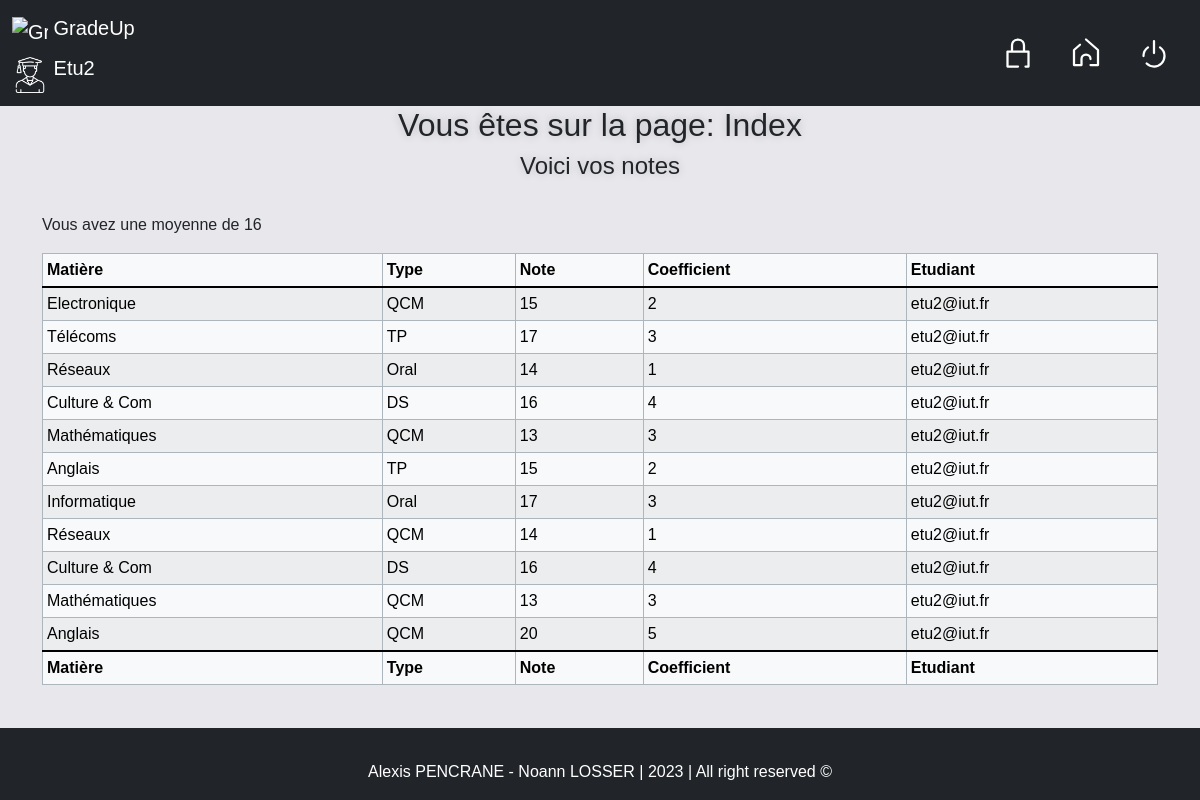
Screenshot of /index.php (signed in) with the database file from the repository.
### tables this page shows
CREATE TABLE "Comptes" (
	"login"	VARCHAR NOT NULL,
	"motdepasse"	VARCHAR NOT NULL DEFAULT 'lannion',
	"statut"	VARCHAR NOT NULL DEFAULT 'utilisateur',
	"profilepicture"	TEXT DEFAULT '/assets/profilepicture/etu.png',
	PRIMARY KEY("login"),
	CONSTRAINT "chk_statut" CHECK("statut" IN ('administrateur', 'professeur', 'utilisateur'))
);

CREATE TABLE "Matieres" (
	"NoMat"	INTEGER,
	"NomMat"	VARCHAR(20) NOT NULL CHECK("NomMat" IN ('Informatique', 'Electronique', 'Télécoms', 'Réseaux', 'Anglais', 'Culture & Com', 'Mathématiques')),
	"Image"	TEXT NOT NULL DEFAULT 'assets/mat/missing.svg',
	PRIMARY KEY("NoMat" AUTOINCREMENT)
);

CREATE TABLE "Notes" (
	"NoNote"	INTEGER,
	"NomNote"	VARCHAR(20) NOT NULL CHECK("NomNote" IN ('TP', 'QCM', 'Oral', 'DS', 'TestTP')),
	PRIMARY KEY("NoNote" AUTOINCREMENT)
);

CREATE TABLE "NotesMatieres" (
	"id"	INTEGER NOT NULL,
	"login"	VARCHAR NOT NULL,
	"noMat"	INTEGER NOT NULL,
	"noNote"	INTEGER NOT NULL,
	"Coefficient"	INTEGER NOT NULL CHECK("Coefficient" >= 1 AND "Coefficient" <= 5),
	"note"	INTEGER NOT NULL CHECK("note" >= 0 AND "note" <= 20),
	CONSTRAINT "fk_Matieres" FOREIGN KEY("noMat") REFERENCES "Matieres"("noMat") ON DELETE CASCADE ON UPDATE CASCADE,
	CONSTRAINT "fk_Utilisateurs" FOREIGN KEY("login") REFERENCES "Comptes"("login") ON DELETE CASCADE ON UPDATE CASCADE,
	CONSTRAINT "fk_Notes" FOREIGN KEY("noNote") REFERENCES "Notes"("noNote") ON DELETE CASCADE ON UPDATE CASCADE,
	PRIMARY KEY("id" AUTOINCREMENT)
);

### functions.php (the view, shortened to what this page needs)
<?php
function menu()
{
    $connexion = "<li class='nav-item'><a class='nav-link' href='connexion.php'><img src='assets/icons/connexion.svg' alt='Connexion' title='Connexion' class='icon'></a></li>";
    $index = "<li class='nav-item'><a class='nav-link' href='index.php'><img src='assets/icons/home.svg' alt='Accueil' title='Accueil' class='icon'></a></li>";
    $deconnexion = "<li class='nav-item'><a class='nav-link' href='connexion.php?action=logout'><img src='assets/icons/deconnexion.svg' alt='Deconnexion' title='Deconnexion' class='icon'></a></li>";
    if (!isset($_SESSION['uRole'])) {
        echo $connexion;
    } else if ($_SESSION['uRole'] == "utilisateur") {
        echo $connexion;
        echo $index;
        echo $deconnexion;
    }
}
function afficheNotes($notes)
{
    $matieres = getMatieres();
    $types = getTypeNotes();
    echo '<table class="table table-light table-striped table-hover table-bordered border-dark-subtle table-sm"><thead><tr><th>Matière</th><th>Type</th><th>Note</th><th>Coefficient</th>';
    if ((strtolower(explode('.', basename($_SERVER['PHP_SELF']))[0]) == "insertion") || (strtolower(explode('.', basename($_SERVER['PHP_SELF']))[0]) == "index")) {
        echo '<th>Etudiant</th>';
    }
    echo '</tr></thead><tbody class="table-group-divider">';
    foreach ($notes as $note) {
        foreach ($matieres as $matiere) {
            foreach ($types as $type) {
                if ($note['noMat'] == $matiere['NoMat']) {
                    if ($note['noNote'] == $type['NoNote']) {
                        if (strtolower(explode('.', basename($_SERVER['PHP_SELF']))[0]) == "modification") {
                            echo '<tr><td><img src="' . getMatPicture($matiere['NomMat']) . '" title="' . $matiere['NomMat'] . '" alt="' . $matiere['NomMat'] . '" class="matiere-icon"> ' . $matiere['NomMat'] . '</td><td>' . $type['NomNote'] . '</td><td>' . $note['note'] . '</td><td>' . $note['Coefficient'] . '</td><td>' . $note['login'] . '</td><td><a href="modification.php?id=' . $note['id'] . '"><img src="assets/icons/select.svg" alt="Séléctioner" class="select"></a></td></tr>';
                        } elseif ((strtolower(explode('.', basename($_SERVER['PHP_SELF']))[0]) == "insertion") || (strtolower(explode('.', basename($_SERVER['PHP_SELF']))[0]) == "index")) {
                            echo '<tr><td>' . $matiere['NomMat'] . '</td><td>' . $type['NomNote'] . '</td><td>' . $note['note'] . '</td><td>' . $note['Coefficient'] . '</td><td>' . $note['login'] . '</td></tr>';
                        } else {
                            echo '<tr><td><img src="' . getMatPicture($matiere['NomMat']) . '" title="' . $matiere['NomMat'] . '" alt="' . $matiere['NomMat'] . '" class="matiere-icon"> ' . $matiere['NomMat'] . '</td><td>' . $type['NomNote'] . '</td><td>' . $note['note'] . '</td><td>' . $note['Coefficient'] . '</td></tr>';
                        }
                    }
                }
            }
        }
    }
    echo '</tbody><tfoot class="table-group-divider"><tr><th>Matière</th><th>Type</th><th>Note</th><th>Coefficient</th>';
    if ((strtolower(explode('.', basename($_SERVER['PHP_SELF']))[0]) == "insertion") || (strtolower(explode('.', basename($_SERVER['PHP_SELF']))[0]) == "index")) {
        echo '<th>Etudiant</th>';
    }
    echo '</tr></tfoot></table>';
}
function getProfilePicture($etu)
{
    $resultat = false;
    try {
        $db = new PDO('sqlite:db/db.sqlite');
        $rq = 'SELECT profilepicture FROM Comptes WHERE (login = "' . $etu . '")';
        $resultat = $db->query($rq);
        $resultat = $resultat->fetch(PDO::FETCH_ASSOC);
        $resultat = $resultat['profilepicture'];
    } catch (PDOException $e) {
        echo $e->getMessage();
    }
    return $resultat;
}
function getAllNotes()
{
    $notes = false;
    try {
        $db = new PDO('sqlite:db/db.sqlite');
        $rq = 'SELECT * FROM NotesMatieres';
        $resultat = $db->query($rq);
        $notes = $resultat->fetchAll(PDO::FETCH_ASSOC);
    } catch (Exception $e) {
        echo "erreur de connection a la BDO";
    }
    return $notes;
}
function getNotesByEtu($notes, $login)
{
    $resultat = array();
    if (($login == "") ||($login == 'all')) {
        $resultat = $notes;
    } else {
        foreach ($notes as $note) {
            if ($note['login'] == $login) {
                array_push($resultat, $note);
            }
        }
    }
    return $resultat;
}
function getMatieres()
{
    $matieres = false;
    try {
        $db = new PDO('sqlite:db/db.sqlite');
        $rq = 'SELECT noMat, nomMat FROM Matieres';
        $resultat = $db->query($rq);
        $matieres = $resultat->fetchAll(PDO::FETCH_ASSOC);
    } catch (Exception $e) {
        echo "erreur de connection a la BDO";
    }
    return $matieres;
}
function getTypeNotes()
{
    $type = false;
    try {
        $db = new PDO('sqlite:db/db.sqlite');
        $rq = 'SELECT noNote, nomNote FROM Notes';
        $resultat = $db->query($rq);
        $type = $resultat->fetchAll(PDO::FETCH_ASSOC);
    } catch (Exception $e) {
        echo "erreur de connection a la BDO";
    }
    return $type;
}
function getMoyenneByEtu($login)
{
    $moyenne = false;
    $coefficients = 0;
    $notes = getNotesByEtu(getAllNotes(), $login);
    foreach ($notes as $note) {
        $moyenne += $note['note'] * $note['Coefficient'];
        $coefficients += $note['Coefficient'];
    }
    return round($moyenne / $coefficients, 2);
}

### index.php (shortened to what this page needs)
<?php
include "functions.php";
?>
<!DOCTYPE html>
<html lang="en">
<head>
    <link rel="stylesheet" type="text/css" href="css/bootstrap.min.css">
    <link rel="stylesheet" type="text/css" href="css/style.css">
</head>
<body>
    <nav class="navbar sticky-top navbar-expand-lg navbar-dark bg-dark">
        <div class="container-fluid">
            <a class="navbar-brand">
                <div>
                    <img src="assets/icons/logo.png" alt="GradeUp Logo" class="d-inline-block align-text-top">
                    GradeUp
                </div>
                <div class="profile">
                    <img src="<?php echo getProfilePicture($_SESSION['uLogin']); ?>" alt="Profile Icon"
                        class="d-inline-block align-text-top">
                    <?php
                    echo ucfirst(explode('@', $_SESSION['uLogin'])[0]);
                    ?>
                </div>
            </a>
            <div class="" id="navbarNav">
                <ul class="nav justify-content-center">
                    <?php
                    menu();
                    ?>
                </ul>
            </div>
        </div>
    </nav>
    <main>
        <?php
        echo "<h2>Vous êtes sur la page: " . ucfirst(explode('.', basename($_SERVER['PHP_SELF']))[0]) . "</h2>";
        if ($_SESSION['uRole'] == "utilisateur") {
            echo "<h4>Voici vos notes</h4>";
            echo "<br><div class='container'>";
            echo "<p>Vous avez une moyenne de " . getMoyenneByEtu($_SESSION['uLogin']) . "</p>";
            afficheNotes(getNotesByEtu(getAllNotes(), $_SESSION['uLogin']));
            echo "</div>";
        }
        ?>
        <div id="under-footer"> </div>
    </main>
    <footer id="footer" class="footer fixed-bottom bg-dark light-text">
        <div class="container text-center">
            <span>Alexis PENCRANE - Noann LOSSER | 2023 | All right reserved &copy;</span>
        </div>
    </footer>
</body>
</html>

### css/style.css (style rules this page uses)
* { font-family: 'Raleway', sans-serif; }
footer { padding: 1rem; }
.light-text { color: #fff; }
nav img { width: 2.25rem; height:2.25rem; }
nav li img { filter: grayscale(100%) invert(100%); }
h2, h3, h4 { text-align: center; text-shadow: 0 0 10px rgba(0, 0, 0, 0.2); }
table td { min-width: 10px; }
#under-footer { color: transparent; }
div.profile img { filter: grayscale(0%) invert(100%); }

### rows the page displays
comptes: profilepicture (picture)
notesmatieres: note "15", Coefficient "2", login "etu2@iut.fr"
matieres: NomMat "Electronique"
notes: NomNote "QCM"
notesmatieres: note "17", Coefficient "3", login "etu2@iut.fr"
matieres: NomMat "Télécoms"
notes: NomNote "TP"
notesmatieres: note "14", Coefficient "1", login "etu2@iut.fr"
matieres: NomMat "Réseaux"
notes: NomNote "Oral"
notesmatieres: note "16", Coefficient "4", login "etu2@iut.fr"
matieres: NomMat "Culture & Com"
notes: NomNote "DS"
notesmatieres: note "13", Coefficient "3", login "etu2@iut.fr"
matieres: NomMat "Mathématiques"
notesmatieres: note "15", Coefficient "2", login "etu2@iut.fr"
matieres: NomMat "Anglais"
notesmatieres: note "17", Coefficient "3", login "etu2@iut.fr"
matieres: NomMat "Informatique"
notesmatieres: note "14", Coefficient "1", login "etu2@iut.fr"
notesmatieres: note "16", Coefficient "4", login "etu2@iut.fr"
notesmatieres: note "13", Coefficient "3", login "etu2@iut.fr"
notesmatieres: note "20", Coefficient "5", login "etu2@iut.fr"

### other values shown
explode('@', $_SESSION['uLogin'])[0] "Etu2"
explode('.', basename($_SERVER['PHP_SELF']))[0] "Index"
getMoyenneByEtu($_SESSION['uLogin']) "16"
